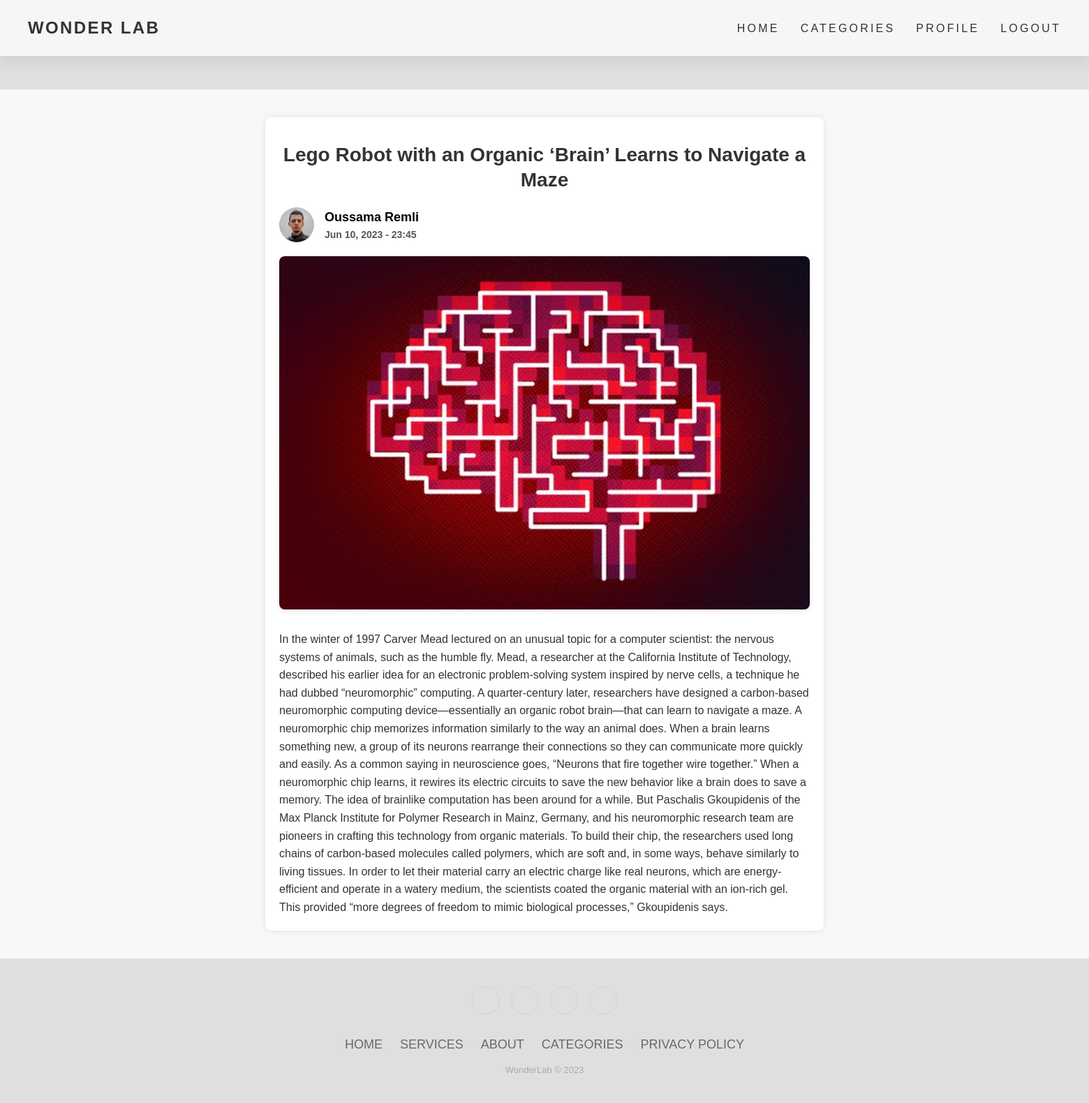
The page /post.php?id=58 on the database its author committed.
### tables this page shows
CREATE TABLE IF NOT EXISTS `posts` (
  `id` int UNSIGNED NOT NULL AUTO_INCREMENT,
  `title` varchar(255) NOT NULL,
  `body` text NOT NULL,
  `thumbnail` varchar(255) NOT NULL,
  `date_time` timestamp NOT NULL DEFAULT CURRENT_TIMESTAMP,
  `category_id` int UNSIGNED DEFAULT NULL,
  `author_id` int NOT NULL,
  PRIMARY KEY (`id`)
);

CREATE TABLE IF NOT EXISTS `users` (
  `id` int UNSIGNED NOT NULL AUTO_INCREMENT,
  `firstname` varchar(50) NOT NULL,
  `lastname` varchar(50) NOT NULL,
  `username` varchar(50) NOT NULL,
  `email` varchar(100) NOT NULL,
  `password` varchar(255) NOT NULL,
  `avatar` varchar(255) NOT NULL,
  PRIMARY KEY (`id`)
);

### post.php (the view)
<?php
include 'header.php';
if (isset($_GET['id'])){
    $id = filter_var($_GET['id'], FILTER_SANITIZE_NUMBER_INT);
    $query = "SELECT * FROM posts WHERE id=$id";
    $result = mysqli_query($connection, $query);
    $post = mysqli_fetch_assoc($result);
} else{
    header('location: ' . ROOT_URL . 'home.php');
    die();
}
?>
<link rel="stylesheet" href="<?= ROOT_URL ?>assets/style.css?v=<?= filemtime('assets/style.css') ?>" />
<section class="blog-post">
    <div class="blog-post__container">
        <h2 class="blog-post__title"><?= $post['title'] ?></h2>
        <div class="blog-post__author">
            <?php
            $author_id = $post['author_id'];
            $author_query = "SELECT * FROM users WHERE id=$author_id";
            $author_result = mysqli_query($connection, $author_query);
            $author = mysqli_fetch_assoc($author_result);
            ?>
            <div class="blog-post__author-avatar">
                <img src="./image/<?= $author['avatar'] ?>" alt="avatar">
            </div>
            <div class="blog-post__author-info">
                <h5><?= "{$author['firstname']} {$author['lastname']}" ?></h5>
                <small><?= date("M d, Y - H:i", strtotime($post['date_time'])) ?></small>
            </div>
        </div>
        <div class="blog-post__thumbnail">
            <img src="./image/<?= $post['thumbnail'] ?>" alt="wildlife">
        </div>
        <div class="blog-post__content">
            <p><?= $post['body'] ?></p>
        </div>
    </div>
</section>
<?php
include 'footer.php';
?>

### assets/style.css (style rules this page uses)
* { box-sizing: border-box; margin: 0; padding: 0; }
body { background-size: cover; background-position: center; background-repeat: no-repeat; font-family: Arial, sans-serif; color: #333; overflow-x: hidden; background-color: #dfdfdff6; }
section { margin-top: 3rem; width: 100vw; }
h1, h2, h3, h4, h5 { color: black; line-height: 1.3; }
h2 { font-size: 1.7rem; margin: 1rem 0; }
img { display: block; width: 100%; height: 100%; object-fit: cover; }
h2 { font-size: 32px; font-weight: bold; margin-bottom: 20px; color: #333333; }
.blog-post__container { max-width: 800px; margin: 0 auto; padding: 20px; }
.blog-post__title { font-size: 28px; margin-bottom: 20px; }
.blog-post__author { display: flex; align-items: center; margin-bottom: 20px; }
.blog-post__author-avatar img { width: 50px; height: 50px; border-radius: 50%; margin-right: 15px; }
.blog-post__author-info { display: flex; flex-direction: column; }
.blog-post__author-info h5 { font-size: 18px; margin-bottom: 5px; }
.blog-post__author-info small { font-size: 14px; color: #88888800; }
.blog-post__thumbnail img { width: 100%; height: auto; margin-bottom: 30px; border-radius: 8px; box-shadow: 0 2px 6px rgba(0, 0, 0, 0.1); }
.blog-post__content { font-size: 16px; line-height: 1.6; color: #333; margin-bottom: 20px; }
.blog-post { background-color: #f8f8f8; padding: 40px 0; }
.blog-post__container { box-shadow: 0 0 10px rgba(0, 0, 0, 0.1); background-color: #fff; border-radius: 8px; }
.blog-post__title { color: #333; text-align: center; }
.blog-post__author-info small { font-weight: bold; color: #555; }
.blog-post__thumbnail img { object-fit: cover; }
.blog-post__content:last-child { margin-bottom: 0; }

### rows shown on the page
posts: title "Lego Robot with an Organic ‘Brain’ Learns to Navigate a Maze", date_time "Jun 10, 2023 - 23:45", thumbnail (picture), body "In the winter of 1997 Carver Mead lectured on an unusual topic for a computer scientist: the nervous systems of animals, such as the humble fly. Mead, a researcher at the California Institute of Technology, described his earlier idea for an electronic problem-solving system inspired by nerve cells, a technique he had dubbed “neuromorphic” computing. A quarter-century later, researchers have designed a carbon-based neuromorphic computing device—essentially an organic robot brain—that can learn to navigate a maze. A neuromorphic chip memorizes information similarly to the way an animal does. When a brain learns something new, a group of its neurons rearrange their connections so they can…"
users: avatar (picture), firstname "Oussama", lastname "Remli"
